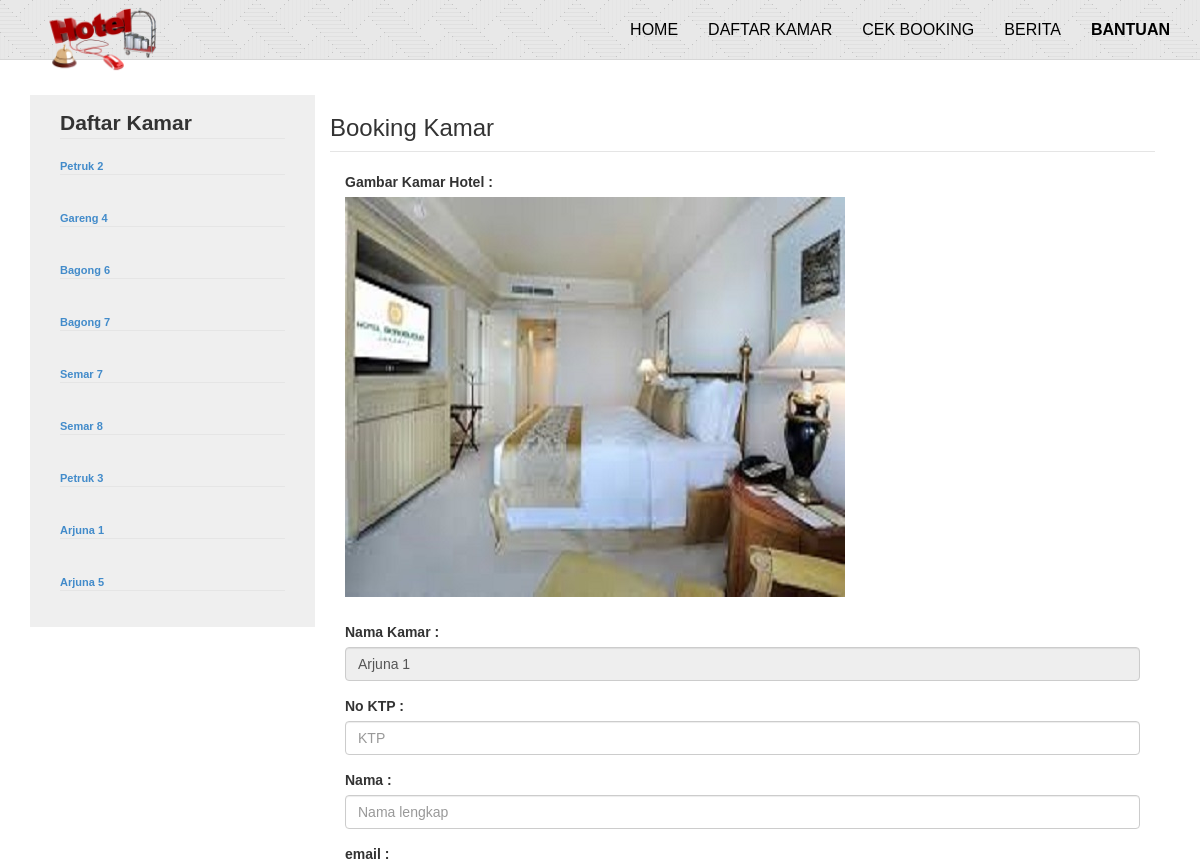
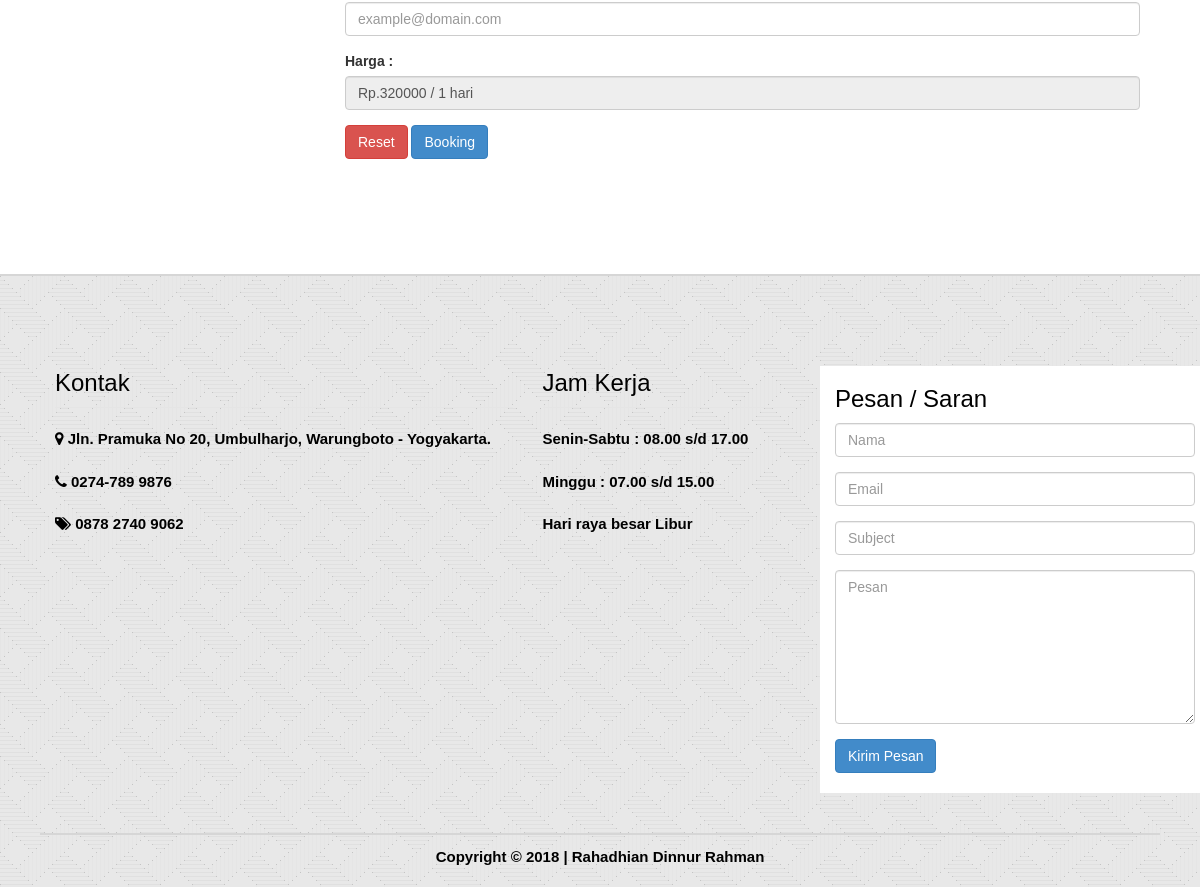
Screenshot of /booking.php?id_kamar=01 Arjuna with the database file from the repository (2 pictures, top to bottom).
### tables this page shows
CREATE TABLE IF NOT EXISTS `tb_kamar` (
  `id_kamar` varchar(13) NOT NULL,
  `gambar` text NOT NULL,
  `nama_kamar` varchar(15) NOT NULL,
  `fasilitas` text NOT NULL,
  `harga` int(11) NOT NULL,
  `jenis_kamar` varchar(10) NOT NULL
);

### booking.php (the view, shortened to what this page needs)
<!DOCTYPE html>
<html lang="en">
<head>
    <link href="assets/css/bootstrap.css" rel="stylesheet" />
    <link href="assets/css/font-awesome.min.css" rel="stylesheet" />
    <link href="assets/css/style.css" rel="stylesheet" />
</head>
<body>
    <div class="navbar navbar-inverse navbar-fixed-top">
        <div class="container">
            <div class="navbar-header">
                <a href="index.php"><img src="logoku.png"  class="img-responsive" style="position: absolute; width: 150px;"></a><br>
            </div>
            <div class="navbar-collapse collapse">
                <ul class="nav navbar-nav navbar-right">
                    <li><a href="index.php">HOME</a></li>
                    <li><a href="kamar.php">DAFTAR KAMAR</a></li>
                    <li><a href="cek_booking.php">CEK BOOKING</a></li>
                    <li><a href="lihat_berita.php">BERITA</a></li>
                    <li><a href="bantuan.php"><b>BANTUAN</b></a></li>
                </ul>
            </div>
        </div>
    </div>
<section  id="about" style="padding-bottom: 5%">
    <div class="container">
        <div class="row">
        <div class="panel-body">
            <div class="col-md-3" style="background-color: #efefef; font-size: 11px;">
                    <div class="col-md-12" style="font-size: 11px; padding-top: 5%;">
                    <legend><strong>Daftar Kamar</strong></legend>
                    </div>
                    <?php
                        include "administrator/login/koneksi.php";
                        $sql = "SELECT * from tb_kamar order by jenis_kamar desc";
                        $query = $mysql->query($sql);
                        $i=1;
                        while ($hotel = mysqli_fetch_array($query)) {?>
                            <div class="col-md-12" style="margin-bottom: 6%;">
                            <a href="hotel.php?id_kamar=<?php echo $hotel['id_kamar']; ?>"><strong><?php echo $hotel['nama_kamar']; ?></strong></a>
                            <legend></legend>
                            </div>
                    <?php $i++;} ?>
            </div>
            <div class="col-md-9 col-sm-9">
                        <div class="contact-form" style="margin-bottom: 10%">
                            <h3>Booking Kamar</h3><legend></legend>
                            <form method="post" action="booking_hotel.php"  class="col-md-12">
                            <?php
                                include "administrator/login/koneksi.php";
                                $id_kamar = @$_GET['id_kamar'];
                                $tgl1 = @$_GET['tgl1'];
                                $tgl2 = @$_GET['tgl2'];
                                $sql_booking = "SELECT * from tb_kamar where id_kamar='$id_kamar'";
                                $query_booking = $mysql->query($sql_booking);
                                $i=1;
                                while ($booking = mysqli_fetch_array($query_booking)) {?>
                                    <div class="form-group">
                                            <label>Gambar Kamar Hotel : </label>
                                            <br>
                                            <label><img src="assets/gambar/<?php echo $booking['gambar']; ?>" class="img-responsive"></label>
                                    </div>
                                    <div class="form-group">
                                            <label>Nama Kamar : </label><input type="text" name="nama_kamar" class="form-control" required="" disabled="" value="<?php echo $booking['nama_kamar']; ?>">
                                    </div>
                                    <div class="form-group">
                                            <label>No KTP : </label><input type="text" name="id_customer" class="form-control"  required="" placeholder="KTP">
                                    </div>
                                    <div class="form-group">
                                            <label>Nama : </label><input type="text" name="nama" class="form-control"  required="" placeholder="Nama lengkap">
                                    </div>
                                    <div class="form-group">
                                            <label>email : </label><input type="text" name="email" class="form-control"  required="email" placeholder="example@domain.com">
                                    </div>
                                    <div class="form-group">
                                            <label>Harga : </label><input type="text" name="" class="form-control"  required="" disabled="" value="<?php
                                            $harga = $booking['harga'];
                                            $datetime1 = new DateTime($tgl1);
                                            $datetime2 = new DateTime($tgl2);
                                            $lama = $datetime1->diff($datetime2);
                                            $total= ($lama->days + 1) * $harga;
                                            echo "Rp.".$total." / ";
                                            echo $lama->days+1; echo " hari";
                                             ?>">
                                    </div>
                                    <button type="reset" class="btn btn-danger ">Reset</button>
                                    <button type="submit" class="btn btn-primary" name="simpan">Booking</button>
                            <?php $i++;} ?>
                            </form>
                        </div>
                    </div>
            </div>
        </div>
    </div>
</section>
    <?php include 'footer.php' ?>
    </body>
</html>

### assets/css/style.css (style rules this page uses)
h1, h2, h3, h4, h5, h6 { font-family:'Verdana', sans-serif; }
section { padding-top:80px; margin-bottom:40px; }
.form-control { background-color: rgba(255, 255, 255, 0); }
.navbar { font-size: 16px; background-image:url('../img/pixel_weave.png')!important; }
.navbar-inverse { background: #fff; min-height: 60px; padding-top: 5px; }
.navbar-inverse .navbar-nav > li > a { color: #000; }
.navbar-inverse { border-color: #D6D6D6; }
.navbar-inverse .navbar-collapse, .navbar-inverse .navbar-form { border-color: #000; }

### rows the page displays
tb_kamar: nama_kamar "Petruk 2"
tb_kamar: nama_kamar "Gareng 4"
tb_kamar: nama_kamar "Bagong 6"
tb_kamar: nama_kamar "Bagong 7"
tb_kamar: nama_kamar "Semar 7"
tb_kamar: nama_kamar "Semar 8"
tb_kamar: nama_kamar "Petruk 3"
tb_kamar: nama_kamar "Arjuna 1", gambar (picture), harga "Rp.320000 / 1 hari"
tb_kamar: nama_kamar "Arjuna 5"
